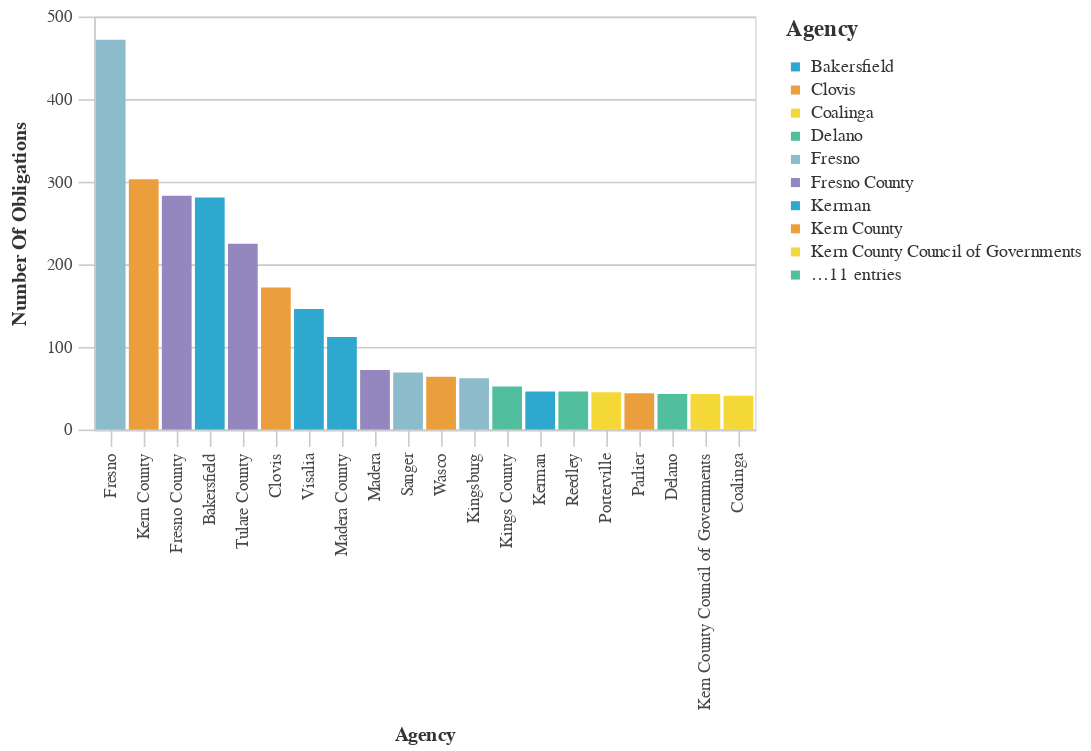

Here is the notebook cell this chart was saved with:
### Markdown cell above
### Agencies With The Most Obligations

### Code cell
#Bar chart Agencies With The Most Obligations
chart_df = (df_top>>filter(_.variable=='primary_agency_name')).rename(columns={"value":"Agency",
                                 "count":"Number of Obligations"})
chart2 = (_dla_utils_reports.basic_bar_chart_no_save(chart_df, 'Agency', 'Number of Obligations', 'Agency', district))
    

display(chart2)

### Figure 1 — Vega-Lite specification as saved in the notebook (floating-point values rounded to 4 significant figures)
{"config": {"view": {"continuousWidth": 400, "continuousHeight": 300}, "axis": {"domainColor": "#cbcbcb", "grid": true, "gridColor": "#cbcbcb", "gridWidth": 1, "labelColor": "#474747", "labelFont": "Nunito Sans", "labelFontSize": 10, "labelPadding": 4, "tickColor": "#cbcbcb", "tickSize": 10, "titleColor": "#333", "titleFont": "Raleway", "titleFontSize": 12, "titlePadding": 10}, "axisBand": {"grid": false}, "background": "white", "font": "Raleway", "header": {"labelFont": "Nunito Sans", "titleFont": "Raleway"}, "legend": {"labelColor": "#333", "labelFont": "Nunito Sans", "labelFontSize": 11, "labelLimit": 0, "padding": 1, "symbolSize": 30, "symbolType": "square", "titleColor": "#333", "titleFont": "Raleway", "titleFontSize": 14, "titlePadding": 10}, "title": {"anchor": "middle", "font": "Raleway", "fontSize": 18, "fontWeight": 300, "offset": 20}}, "data": {"name": "data-f05b1c73d16123eb3db5879fa8a8d3e0"}, "mark": "bar", "encoding": {"color": {"field": "Agency", "legend": {"symbolLimit": 10, "title": "Agency"}, "scale": {"range": ["#2EA8CE", "#EB9F3C", "#F4D837", "#51BF9D", "#8CBCCB", "#9487C0"]}, "type": "nominal"}, "tooltip": [{"field": "Agency", "type": "nominal"}, {"field": "Number of Obligations", "type": "quantitative"}], "x": {"field": "Agency", "sort": "-y", "title": "Agency", "type": "nominal"}, "y": {"field": "Number of Obligations", "title": "Number Of Obligations", "type": "quantitative"}}, "height": 250, "width": 400, "$schema": "https://vega.github.io/schema/vega-lite/v4.17.0.json", "datasets": {"data-f05b1c73d16123eb3db5879fa8a8d3e0": [{"Agency": "Fresno", "Number of Obligations": 472, "variable": "primary_agency_name"}, {"Agency": "Kern County", "Number of Obligations": 303, "variable": "primary_agency_name"}, {"Agency": "Fresno County", "Number of Obligations": 283, "variable": "primary_agency_name"}, {"Agency": "Bakersfield", "Number of Obligations": 281, "variable": "primary_agency_name"}, {"Agency": "Tulare County", "Number of Obligations": 225, "variable": "primary_agency_name"}, {"Agency": "Clovis", "Number of Obligations": 172, "variable": "primary_agency_name"}, {"Agency": "Visalia", "Number of Obligations": 146, "variable": "primary_agency_name"}, {"Agency": "Madera County", "Number of Obligations": 112, "variable": "primary_agency_name"}, {"Agency": "Madera", "Number of Obligations": 72, "variable": "primary_agency_name"}, {"Agency": "Sanger", "Number of Obligations": 69, "variable": "primary_agency_name"}, {"Agency": "Wasco", "Number of Obligations": 64, "variable": "primary_agency_name"}, {"Agency": "Kingsburg", "Number of Obligations": 62, "variable": "primary_agency_name"}, {"Agency": "Kings County", "Number of Obligations": 52, "variable": "primary_agency_name"}, {"Agency": "Kerman", "Number of Obligations": 46, "variable": "primary_agency_name"}, {"Agency": "Reedley", "Number of Obligations": 46, "variable": "primary_agency_name"}, {"Agency": "Porterville", "Number of Obligations": 45, "variable": "primary_agency_name"}, {"Agency": "Parlier", "Number of Obligations": 44, "variable": "primary_agency_name"}, {"Agency": "Delano", "Number of Obligations": 43, "variable": "primary_agency_name"}, {"Agency": "Kern County Council of Governments", "Number of Obligations": 43, "variable": "primary_agency_name"}, {"Agency": "Coalinga", "Number of Obligations": 41, "variable": "primary_agency_name"}]}}
